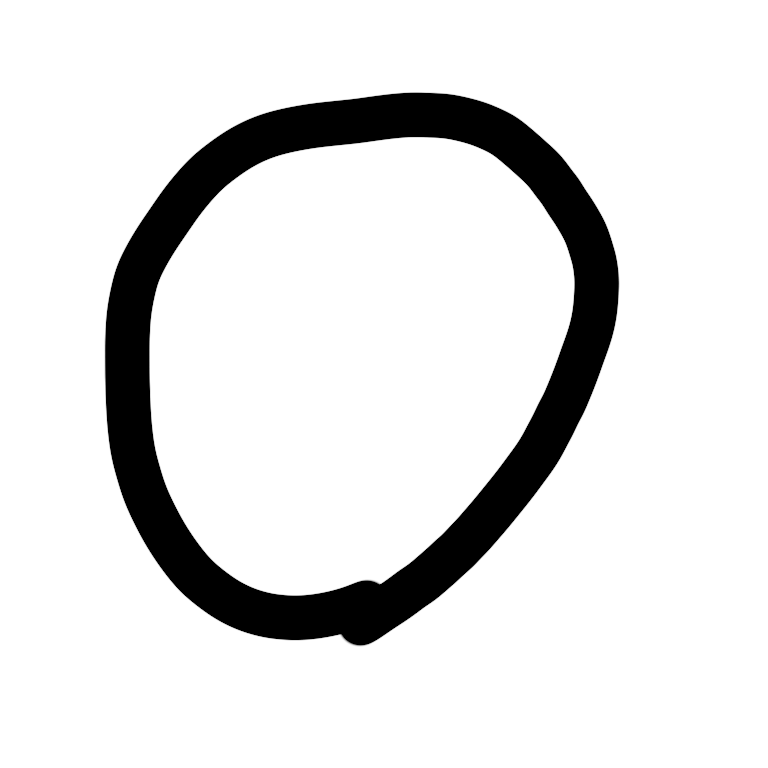
#> input picture handwrite3_numbers/0_1.png, 768 x 768 px; its folder holds only this picture in this run
$ python svm.py
#> lines starting #> are read from the running program, lines starting #| are printed output that depends on the picture
### パッケージ（os, numpy, PIL, matplotlib）のインポート
# os: ディレクトリの操作を簡単にするモジュール
import os
# numpy(np): 配列計算の効率化モジュール
import numpy as np
# pillow(PIL): 画像データ処理のモジュール
from PIL import Image
# matplotlib(plt): 画像を表示するためのモジュール
import matplotlib.pyplot as plt

# sklearnのインポート
import sklearn
# 手書き文字のデータ(load_digits)
from sklearn.datasets import load_digits
# SVMのモジュール(svm)
from sklearn import svm
# 教師データの分割をするモジュール(train_test_split)
# 参考文献では、`from sklearn.cross_validation import train_test_split`だったが、現在は以下が正しい
from sklearn.model_selection import train_test_split

# timeit: 処理時間を測定するためのモジュール
import timeit

### 画像データ読み込み、加工

# 画像の入っているフォルダを指定し、中身のファイル名を取得
# filenames = sorted(os.listdir('handwrite_numbers'))
# filenames = sorted(os.listdir('handwrite2_numbers'))
filenames = sorted(os.listdir('handwrite3_numbers'))
# print(filenames)
# ['eight1.png', 'eight2.png', 'eight3.png', 'five1.png', 'five2.png', 'five3.png', 'four1.png', 'four2.png', 'four3.png', 'nine1.png', 'nine2.png', 'nine3.png', 'one1.png', 'one2.png', 'one3.png', 'seven1.png', 'seven2.png', 'seven3.png', 'six1.png', 'six2.png', 'six3.png', 'three1.png', 'three2.png', 'three3.png', 'two1.png', 'two2.png', 'two3.png', 'zero1.png', 'zero2.png', 'zero3.png']

# フォルダ内の全画像をデータ化
# np.empty() 要素の値が不定の状態のままで，指定した大きさの配列を生成する関数
img_test = np.empty((0, 64))
for filename in filenames:
    # 画像ファイルを取得、グレースケール（モノクロ）にしてサイズ変更
    # img = Image.open('handwrite_numbers/' + filename).convert('L')

    img = Image.open('handwrite3_numbers/' + filename).convert('L')
    # 画像の表示
    # img.show()
    resize_img = img.resize((64, 64))
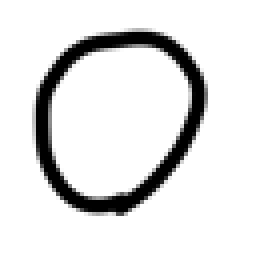
#> resize_img: PIL image 64x64 L (shown 4 times larger); min 0, max 255, mean 225.2
    # リサイズされていることを確認
    # resize_img.show()

    # サイズを更に縮めて配列を作り、sklearnのdigitsと同じ型（8 × 8）にする
    # 通常のpng画像の明度は0〜255なので、サンプルデータに合わせて0〜15に変換
    img_data256 = np.array([])
    # 64画素の1画素ずつ明るさをプロット
    for y in range(8):
        for x in range(8):
            # 1画素に縮小される範囲の明るさの二乗平均をとり、白黒反転(sklearnのdigitsに合わせるため)
            # crop()は、画像の一部の領域を切り抜くメソッド。切り出す領域を引数(left, upper, right, lower)（要は左上と右下の座標）で指定する。
            crop = np.asarray(resize_img.crop((x * 8, y * 8, x * 8 + 8, y * 8 + 8)))
            bright = 255 - crop.mean()**2 / 255
            img_data256 = np.append(img_data256, bright)

    # 画像データ内の最小値が0, 最大値が15になるようになるように計算(sklearnのdigitsに合わせるため)
    min_bright = img_data256.min()
    max_bright = img_data256.max()
    img_data16 = (img_data256 - min_bright) / (max_bright - min_bright) * 16

    # 加工した画像データをedited_imagesに出力する
    # reshape(8, 8)で8 × 8にする
    # cmap='gray'でグレースケールで表示
    # plt.imshow(img_data16.astype(np.uint8).reshape(8, 8), cmap='gray')
    # plt.savefig("/home/ryuto/judge-num/edited2_numbers/edited_" + filename.replace(".png", "") + ".png")

    # 加工した画像データの配列をまとめる
    # np._r 配列同士の結合
    # astype() データ型の変換（キャスト）
    # np.uint8 符号なし8ビット整数型（整数に変換）
    # reshape(1, -1) -1を使用すると、元の要素数に合わせて自動で適切な値が設定される
    img_test = np.r_[img_test, img_data16.astype(np.uint8).reshape(1, -1)]

# img_testを調べる。
# print("img_test.shape", img_test.shape)
# > img_test.shape (30, 64)


# sklearn のデータセットから取得、目的変数Xと説明変数yに分ける
digits = load_digits()
X = digits.data
y = digits.target

# X, yを調べる
# print("X:", X.shape)
# print("y:", y.shape)
# > X: (1797, 64)
# > y: (1797,)

# sklearnのデータセットを画像として保存する
# リスト（配列）などのイテラブルオブジェクトの要素とインデックス（カウンタ）を同時に取得したい場合は、enumerate()関数を使う。
# for i, x in enumerate(X[:10]):
#     plt.imshow(x.reshape(8, 8), cmap='gray')
#     plt.savefig("/home/ryuto/judge-num/sklearn_numbers/sklearn_" + str(i) + ".png")

# 教師データとテストデータに分ける
train_size = 1000
test_size = 700
X_train, X_test, y_train, y_test = train_test_split(X, y, train_size=train_size, test_size=test_size, random_state=0)

# サポートベクターマシンのモデルを作る
clf = svm.SVC(gamma=0.001)
loop_count = 10
print("学習時間：", timeit.timeit(lambda: clf.fit(X_train, y_train), number=loop_count) / loop_count)
print("教師データのスコア：", clf.score(X_train, y_train))
print("テストデータのスコア：", clf.score(X_test, y_test))

# 画像データの正解を配列にしておく
X_true = []
for filename in filenames:
    X_true = X_true + [int(filename[:1])]

X_true = np.array(X_true)

pred_svm = clf.predict(img_test)

# 結果の出力
print("判定結果")
print("観測：", X_true)
print("予測：", pred_svm)
print("正答率：", clf.score(img_test, X_true))

### test_size = 0.5
# 教師データのスコア： 0.9988864142538976
# テストデータのスコア： 0.9899888765294772
## handwrite_numbers
# 判定結果
# 観測： [0 0 0 1 1 1 2 2 2 3 3 3 4 4 4 5 5 5 6 6 6 7 7 7 8 8 8 9 9 9]
# 予測： [4 4 4 1 1 1 4 4 4 9 4 1 4 4 4 4 4 4 4 4 4 4 4 4 4 4 1 4 4 1]
# 正答率： 0.2
#
## handwrite2_numbers
# 判定結果
# 観測： [0 0 0 1 1 1 2 2 2 3 3 3 4 4 4 5 5 5 6 6 6 7 7 7 8 8 8 9 9 9]
# 予測： [1 1 0 1 1 1 2 2 2 3 9 9 4 4 7 5 5 4 5 4 5 7 7 7 8 5 3 1 9 7]
# 正答率： 0.5666666666666667
#
## handwrite3_numbers
# 判定結果
# 観測： [0 0 0 1 1 1 2 2 2 3 3 3 4 4 4 5 5 5 6 6 6 7 7 7 8 8 8 9 9 9]
# 予測： [4 4 0 1 1 1 2 2 2 9 9 4 4 4 4 5 4 5 4 4 4 7 7 7 8 4 8 4 9 9]
# 正答率： 0.6333333333333333

### train_size = 1000, test_size = 700
# 学習時間： 0.06385449170000002
# 教師データのスコア： 0.998
# テストデータのスコア： 0.9928571428571429
## handwrite_numbers
# 判定結果
# 観測： [0 0 0 1 1 1 2 2 2 3 3 3 4 4 4 5 5 5 6 6 6 7 7 7 8 8 8 9 9 9]
# 予測： [4 4 4 1 1 1 4 4 4 9 1 1 4 4 4 4 4 4 4 4 4 4 4 1 4 4 1 1 4 1]
# 正答率： 0.2
## handwrite2_numbers
# 判定結果
# 観測： [0 0 0 1 1 1 2 2 2 3 3 3 4 4 4 5 5 5 6 6 6 7 7 7 8 8 8 9 9 9]
# 予測： [1 1 0 1 1 1 2 2 2 3 9 9 4 4 7 5 9 4 5 4 5 7 7 7 8 9 9 8 9 7]
# 正答率： 0.5333333333333333
## handwrite3_numbers
# 判定結果
# 観測： [0 0 0 1 1 1 2 2 2 3 3 3 4 4 4 5 5 5 6 6 6 7 7 7 8 8 8 9 9 9]
# 予測： [4 4 0 1 1 1 2 2 2 9 9 4 4 4 4 5 4 5 4 4 4 7 7 7 8 1 8 9 9 9]
# 正答率： 0.6666666666666666

$ run again, on handwrite3_numbers/1_2.png
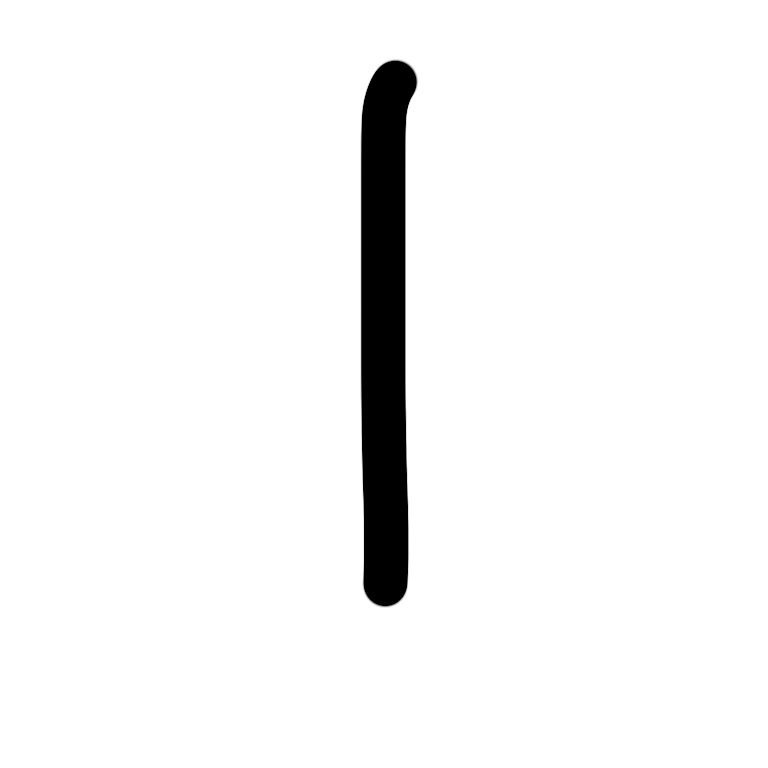
#> input picture handwrite3_numbers/1_2.png, 768 x 768 px
#> `resize_img = img.resize((64, 64))`:
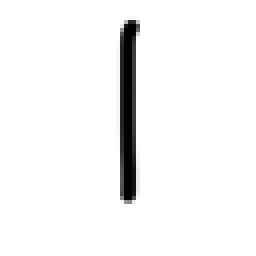
#> resize_img: PIL image 64x64 L (shown 4 times larger); min 0, max 255, mean 244.7

$ run again, on handwrite3_numbers/2_1.png
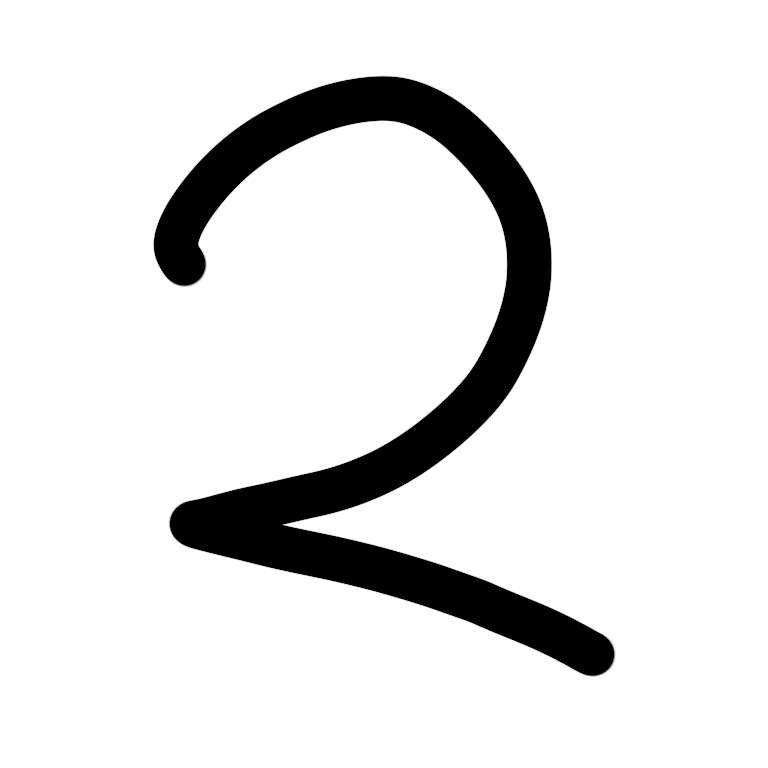
#> input picture handwrite3_numbers/2_1.png, 768 x 768 px
#> `resize_img = img.resize((64, 64))`:
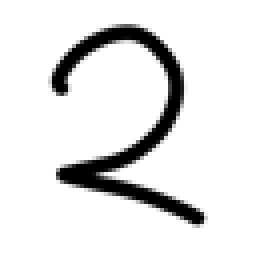
#> resize_img: PIL image 64x64 L (shown 4 times larger); min 0, max 255, mean 227.7

$ run again, on handwrite3_numbers/0_2.png
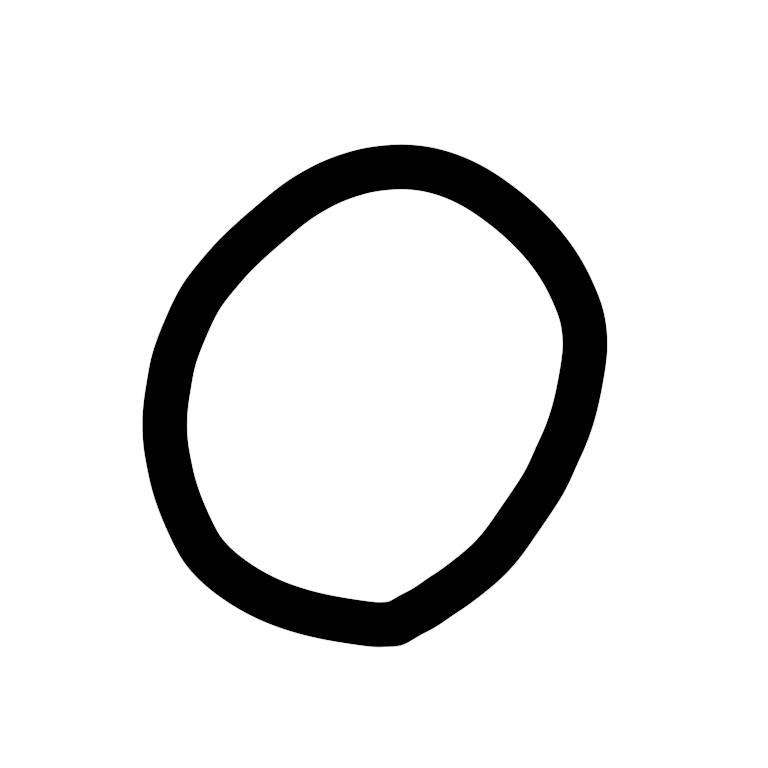
#> input picture handwrite3_numbers/0_2.png, 768 x 768 px
#> `resize_img = img.resize((64, 64))`:
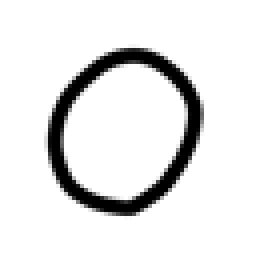
#> resize_img: PIL image 64x64 L (shown 4 times larger); min 0, max 255, mean 229
